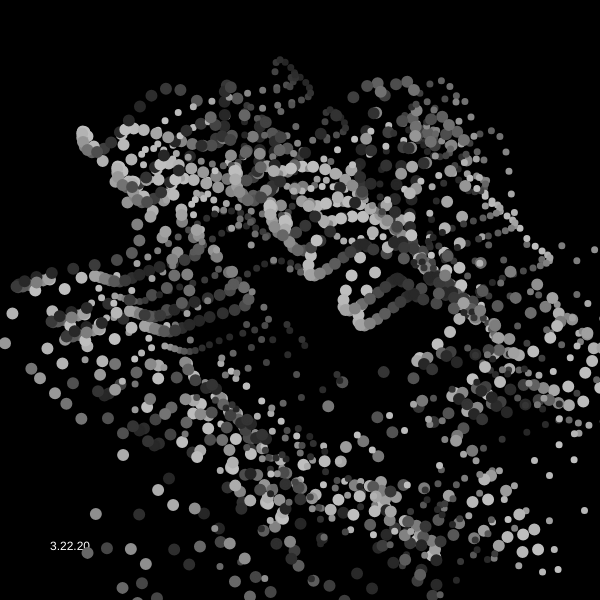
Frame 1 (no input)
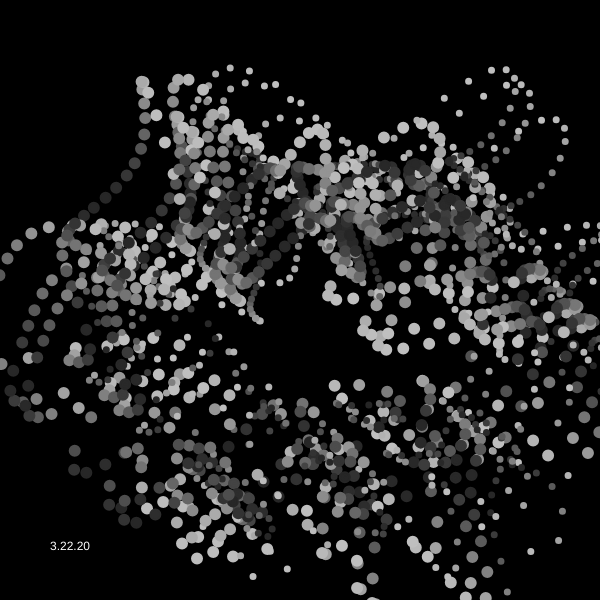
Frame 60 (no input)
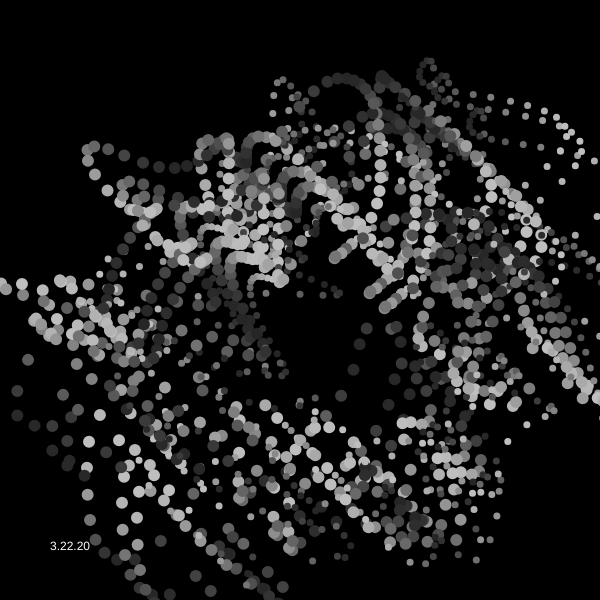
Frame 120 (the mouse pressed at the canvas centre since frame 60)

The p5.js sketch that drew these frames (run headless with seeded random() and noise() and a simulated clock; from frame 60 on, the mouse is pressed at the canvas centre):

// p5.js sketch
// ── sketch.js
// fork and port of MiniPear's Waltz of the Circles -- http://openprocessing.org/sketch/748916
// by MiniPear -- https://www.openprocessing.org/user/144707
// based on: https://observablehq.com/@rreusser/instanced-webgl-circles

const MAX_CIRCLE_CNT = 450;
const MIN_CIRCLE_CNT = 1;
const MAX_VERTEX_CNT = 20;
const MIN_VERTEX_CNT = 3;
var circleCnt, vertexCnt;

function setup() {
	createCanvas(600, 600);
	strokeWeight(2);
	colorMode(HSB);
}

function draw() {
	background(0);
	noStroke();
	fill(0, 0, 360);
	text("3.22.20", 50, height - 50);
	translate(width / 2, height / 2);

	let xoffset = float(abs(100 - width / 2), yoffset = abs(height - height / 2));
	circleCnt = int(map(xoffset, 0, width / 2, MAX_CIRCLE_CNT, MIN_CIRCLE_CNT));
	vertexCnt = int(map(yoffset, 0, height / 2, MAX_VERTEX_CNT, MIN_VERTEX_CNT));

	for (var ci = 0; ci < circleCnt; ci++) {
		let time = float(frameCount)/40;
		let thetaC = float(map(ci, 0, circleCnt, -3, TAU));
		let scale = float(300.0);

		let circleCenter = getCenterByTheta(thetaC, time, scale);
		let circleSize = float(getSizeByTheta(thetaC, time, scale));
		let c = getColorByTheta(thetaC, time);

		stroke(c);
		strokeWeight(2);
		fill(c);
		beginShape();
		for (let vi = 1; vi < vertexCnt; vi++) {
			let thetaV = float(vi, 0, vertexCnt, 0, TAU);
			let thetaV2 = float(vi-1, 0, vertexCnt, 0, TAU);
			let x = float(circleCenter.x + cos(thetaV) * circleSize*1.25);
			let y = float(circleCenter.y + sin(thetaV) * circleSize);
			let x2 = float(circleCenter.x + cos(thetaV2) * circleSize*1.25);
			let y2 = float(circleCenter.y + sin(thetaV2) * circleSize);
			ellipse(x, y, 10, 10)
			ellipse(x2, y2, 5, 5)
			ellipse(x + 15, y + 15, 10, 10)
			ellipse(x2 - 15, y2 - 15, 5, 5)
			ellipse(x2 + 35, y2 + 35, 5, 5)
			ellipse(x - 35, y - 35, 10, 10)
		}
		endShape(CLOSE);
	}
}

function getCenterByTheta(theta, time, scale) {
	let direction = createVector(cos(theta), sin(theta));
	let distance = float(0.6 + 0.2 * cos(theta * 6.0 + cos(theta * 8.0 + time)));
	let circleCenter = p5.Vector.mult(direction, distance*scale) 
	return circleCenter;
}

function getSizeByTheta(theta, time, scale) {
	let offset = float(0.2 + 0.12 * cos(theta * 9.0 - time * 2.0));
	let circleSize = float(scale * offset);
	return circleSize;
	}

function getColorByTheta(theta, time) {
	let th = float(8.0 * theta + time * 2.0);
	let r = float(0.6 + 0.4 * cos(th)); 
	let g = 0.6 + 0.4 * cos(th - PI / 3);
	let b = 0.6 + 0.4 * cos(th - PI * 2.0 / 3.0); 
	let  alpha = map(circleCnt, MIN_CIRCLE_CNT, MAX_CIRCLE_CNT, 150, 30);
	return color(r * 75);
}
